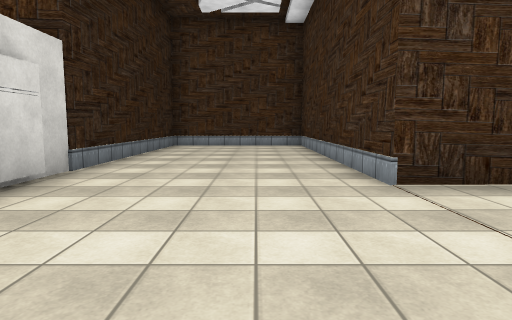
[1] (above)

19 first-person views from a walk through a 3-D level made in the Unity game engine. The camera is 1.3 m above the floor, tilts 6° down and sees 75° across. The floor is counted in squares, 2 m on a side. Each view is taken from the middle of a square. On the plan, view 1 faces up. The plan holds only what a view shows up to about 10 squares ahead; the rest is blank. Some surface patterns are stand-ins.

[2]
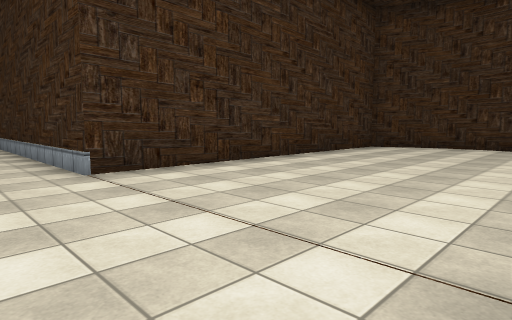

[3]
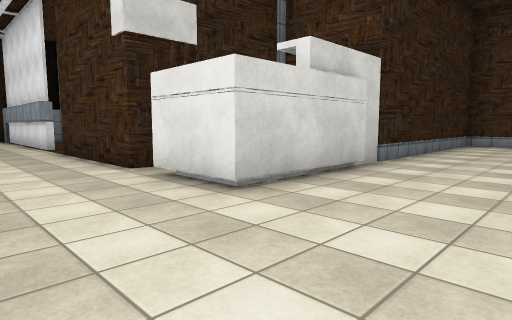

[4]
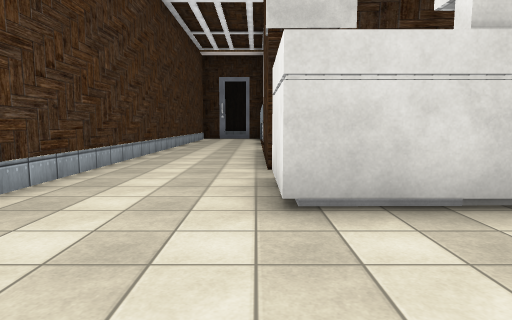

[5]
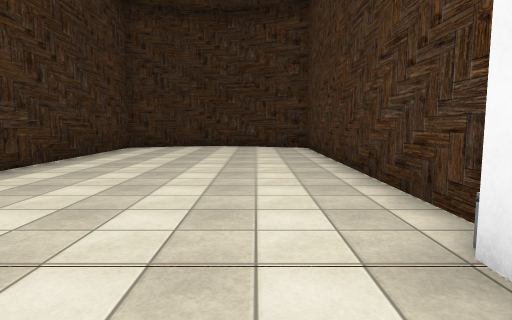

[6]
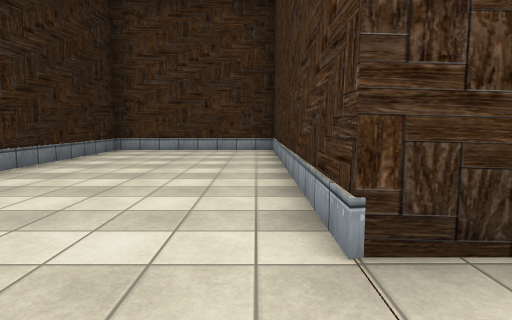

[7]
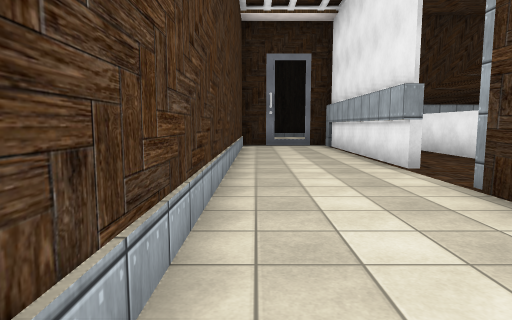

[8]
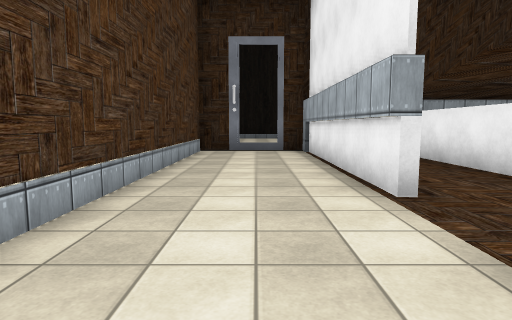

[9]
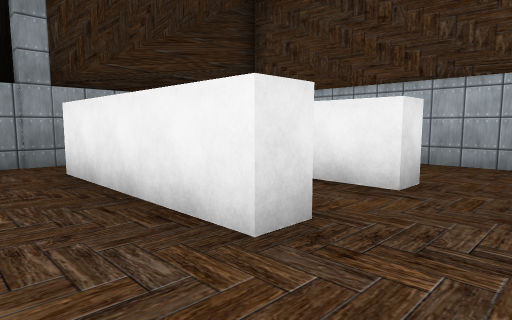

[10]
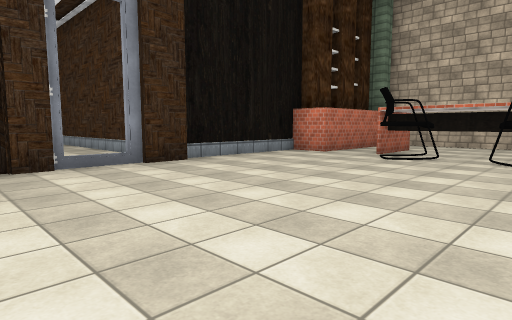

[11]
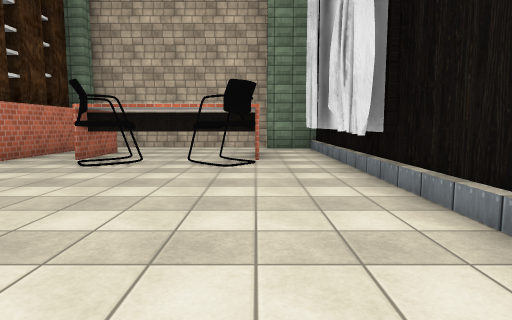

[12]
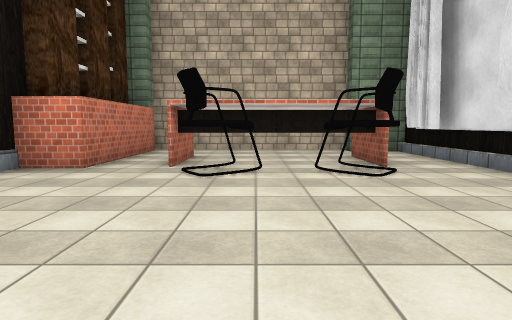

[13]
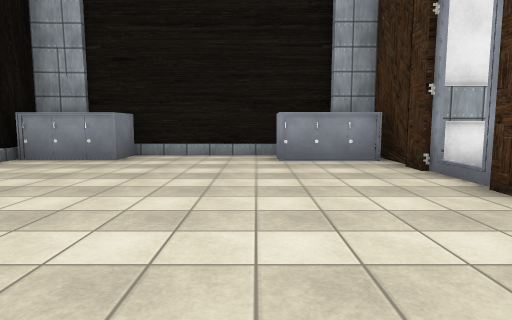

[14]
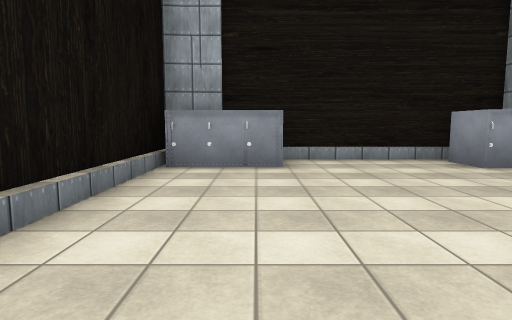

[15]
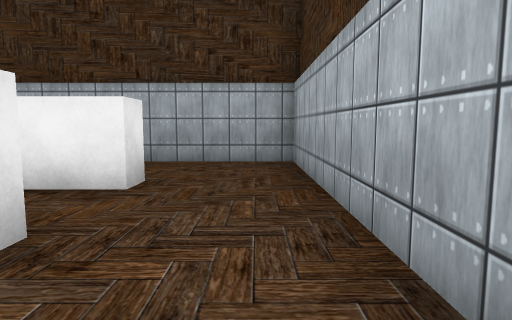

[16]
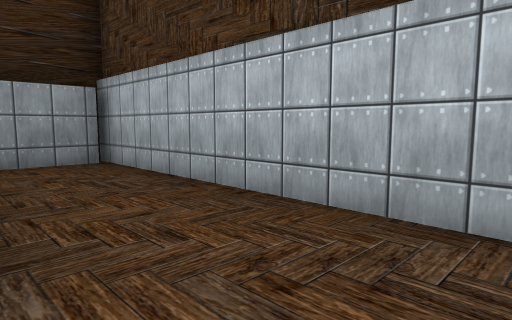

[17]
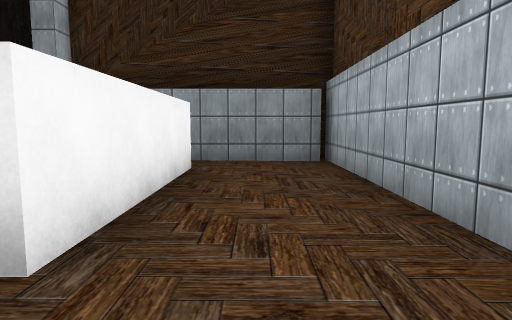

[18]
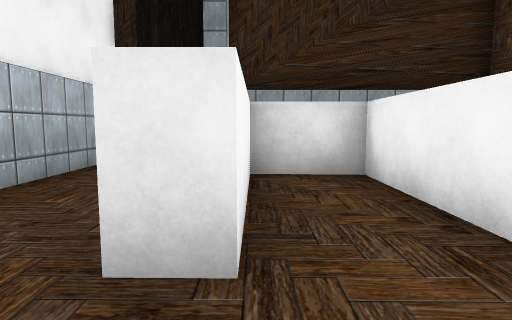

[19]
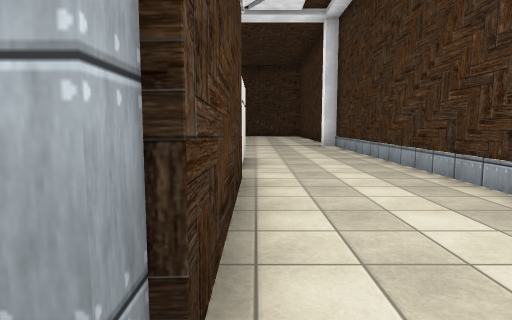

### Floor plan
Key: @ floor where view 1 was taken; # wall or solid block; . floor; = window, fence, low wall or low ledge; ^ raised ledge; T thing the floor can be seen under or through.
Columns run from 23 left of view 1 to 10 right of it. Each row starts with its distance up from view 1.
 11                     #####
 10                     #....=
  9         ########    #....=
  8         #......#    #....=
  7         #......#    #....=
  6         #####..#    #....=
  5         ##.....#    #....=
  4   ##### #####..#    #....#########
  3 ###...###......#    #............#
  2 #.....###......#  ###............#
  1 #......#######.....##............#
  0 #......................@.........#
 -1 #......#.........................#
 -2 #......##=================########
 -3 #.......#
 -4 #..  ...#
 -5 #.T^^T.##
 -6 #.T..T.#
 -7 #......#
 -8 #......#
 -9 ########

Positions as (right, up) in squares from view 1, and headings:
1: (0, 0), facing up
2: (0, -1), facing up-right
3: (0, -1), facing up-left
4: (0, 1), facing left
5: (0, 0), facing right
6: (1, 2), facing up
7: (-5, -1), facing left
8: (-7, 0), facing left
9: (-9, 2), facing up-left
10: (-21, 2), facing down-right
11: (-21, 1), facing down
12: (-19, 0), facing down
13: (-18, -4), facing up
14: (-21, -3), facing up
15: (-9, 2), facing up
16: (-9, 6), facing up-left
17: (-9, 7), facing left
18: (-9, 4), facing left
19: (-9, 1), facing right
